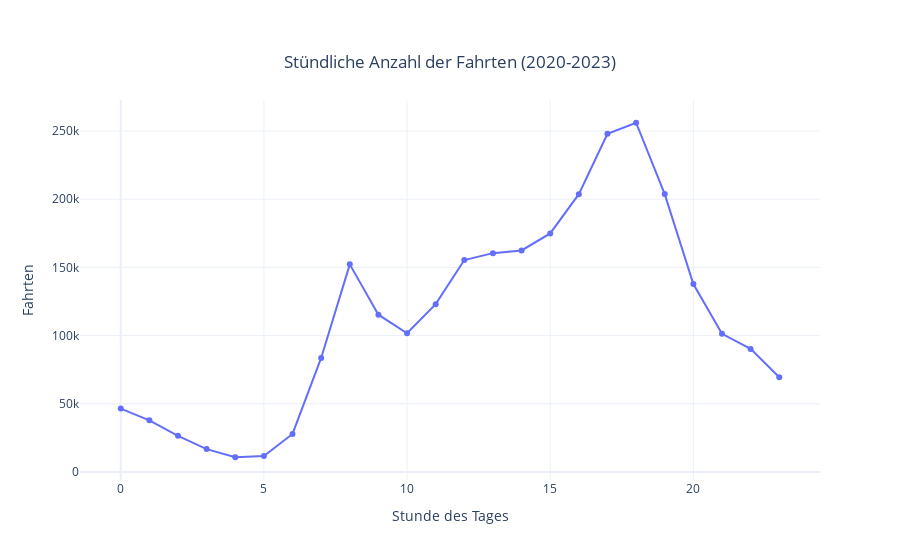

The code cell stored with this chart in its notebook:
### Markdown cell above
## Fahrten pro Stunde

### Code cell
#Anzahl der Fahrten pro Stunde
hourly_counts = df.groupby('HOUR').size().reset_index(name='HOURLY_COUNTS')

fig_hourly = px.line(
    hourly_counts, 
    x='HOUR', 
    y='HOURLY_COUNTS', 
    title='Stündliche Anzahl der Fahrten (2020-2023)', 
    labels={'HOURLY_COUNTS': 'Fahrten', 'HOUR': 'Stunde des Tages'},
    template="plotly_white"
)

fig_hourly.update_traces(mode='lines+markers')

#Titel in die Mitte setzen
fig_hourly.update_layout(
    title={
        'text': "Stündliche Anzahl der Fahrten (2020-2023)",
        'y': 0.9,  #Y-Position des Titels
        'x': 0.5,  #X-Position des Titels (zentriert)
        'xanchor': 'center',
        'yanchor': 'top'
    }
)

fig_hourly.show()

### Figure 1 — Plotly figure (JSON) as saved in the notebook; plotly's stock layout.template omitted (floating-point values rounded to 4 significant figures)
{"data": [{"hovertemplate": "Stunde des Tages=%{x}<br>Fahrten=%{y}<extra></extra>", "legendgroup": "", "line": {"color": "#636efa", "dash": "solid"}, "marker": {"symbol": "circle"}, "mode": "lines+markers", "name": "", "orientation": "v", "showlegend": false, "type": "scatter", "x": [0, 1, 2, 3, 4, 5, 6, 7, 8, 9, 10, 11, 12, 13, 14, 15, 16, 17, 18, 19, 20, 21, 22, 23], "xaxis": "x", "y": [46518, 37872, 26546, 16795, 10826, 11753, 27904, 83628, 152216, 115339, 101692, 123068, 155379, 160439, 162418, 174875, 203678, 248001, 256033, 203739, 137771, 101267, 90261, 69487], "yaxis": "y"}], "layout": {"legend": {"tracegroupgap": 0}, "title": {"text": "Stündliche Anzahl der Fahrten (2020-2023)", "x": 0.5, "xanchor": "center", "y": 0.9, "yanchor": "top"}, "xaxis": {"anchor": "y", "domain": [0, 1], "title": {"text": "Stunde des Tages"}}, "yaxis": {"anchor": "x", "domain": [0, 1], "title": {"text": "Fahrten"}}}}
